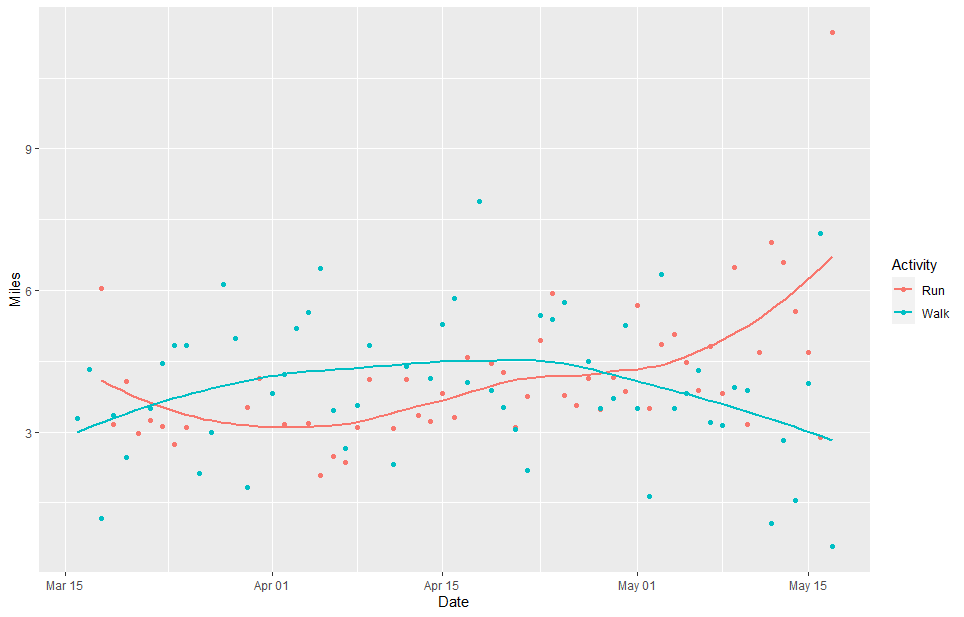

This chart was generated by the following R code:
library(lubridate)
library(dplyr)
library(stringr)
library(ggplot2)


run_walk <- read.csv('c:/users/steve/Desktop/run_walk/run_walk.csv')

run_walk %>%
  mutate(Date = dmy(paste(Date,"-2020", sep = "")), Activity = str_trim(Activity)) %>%
  group_by(Date, Activity) %>%
  summarize(Miles =  ifelse(str_trim(Activity[1]) == 'Run', sum(Steps)/ 1850, sum(Steps)/ 2450)) %>%
  arrange(Date) %>%
  ggplot(aes(Date, Miles, colour=Activity)) +
    geom_point() +
    geom_smooth(method = "loess", se=F)
